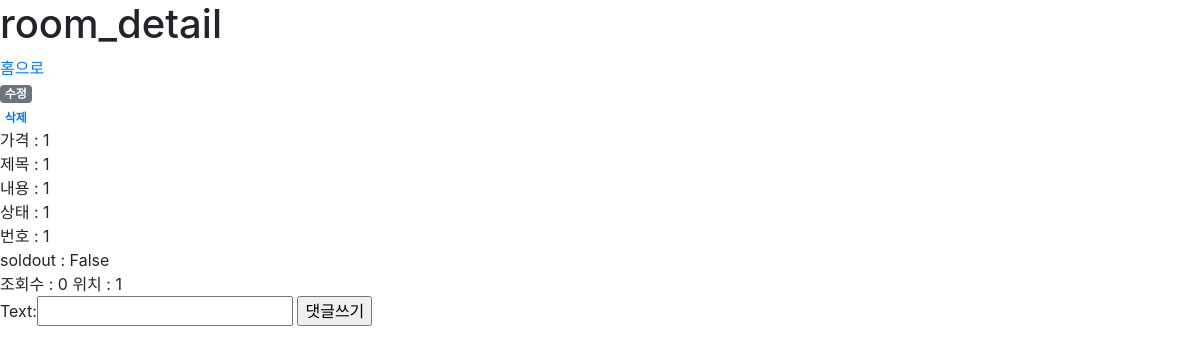
The page /market/room/12/ on the database as committed earlier.
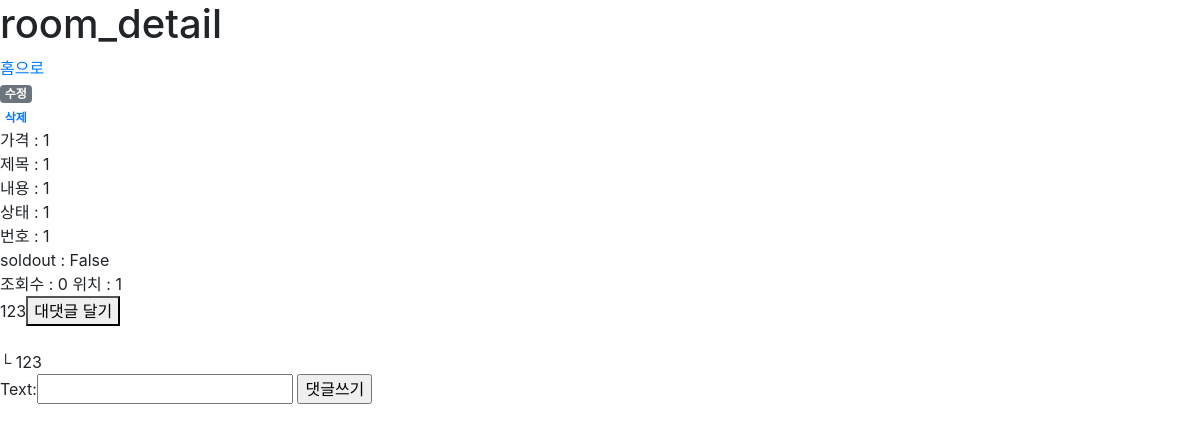
The same page on the database as committed later.
### market/models.py (models this page shows)
class Comment(models.Model):
    recomment = models.ForeignKey("self", on_delete=models.SET_NULL, null=True)
    text = models.CharField(max_length=100)

class RoomComment(Comment):
    room = models.ForeignKey(Room, default=None, on_delete=models.CASCADE)

class Comment(models.Model):
    recomment = models.ForeignKey("self", on_delete=models.SET_NULL, null=True)
    text = models.CharField(max_length=100)

### market/views.py (the view)
# urls.py: path('room/<int:post_id>/', views.room_detail,name="room_detail"),
def room_detail(request, post_id):
    room_detail = get_object_or_404(Room, id=post_id)
    form = RoomCommentForm()
    return render(request, 'market/room_detail.html', {'room':room_detail, 'form':form,})

### market/forms.py
class RoomCommentForm(forms.ModelForm):
    text = forms.CharField(max_length=240,
        widget=forms.TextInput(attrs={
            'id': 'commentBody',
        }))
    class Meta:
        model = RoomComment
        fields = ('text',)

### market/templates/market/room_detail.html (shortened to what this page needs)
{% extends "market/base.html" %}
{% block content %}
    <h1>room_detail</h1>
    <a href="{% url 'list' %}">홈으로</a>
    <br>
    <a class="badge badge-secondary" href="{% url 'room_edit' post_id=room.pk %}">수정</a>
    <br>
    <a class="badge badge-secodary" href="{% url 'room_delete' post_id=room.pk %}">삭제</a>
    <br>
    가격 : {{ room.price }}<br>
    제목 : {{ room.title }}<br>
    내용 : {{ room.text }}<br>
    상태 : {{ room.status_content }}<br>
    번호 : {{ room.number }}<br>
    soldout : {{ room.soldout }}<br>
    조회수 : {{ room.hit }}
    위치 : {{ room.position }}
    <div id="commnnetRoom">
        <div id="commentList">
            {% for comment in room.roomcomment_set.all %}
                {% if comment.recomment == NULL %}
                    {{ comment.text }}<button id="{{comment.id}} reComment" onclick="
                    addReCommentForm('{{comment.id}}', 'room');"
                    >대댓글 달기</button></div><br>
                    {% for recomment in comment.comment_set.all %}
                    └ {{ recomment.text }}<br>
                    {% endfor %}
                {% endif %}
            {% endfor %}
        </div>
    </div>
    <div id="comments">
        <form action="{% url 'room_addcomment' room.id %}" id="commentForm" method="POST">
        {{ form }}
        <input type="submit" value="댓글쓰기">
        </form>
    </div>
{% endblock %}

Rows that differ between the two databases and show on the page:
added RoomComment: text "123"
added Comment: text "123"
